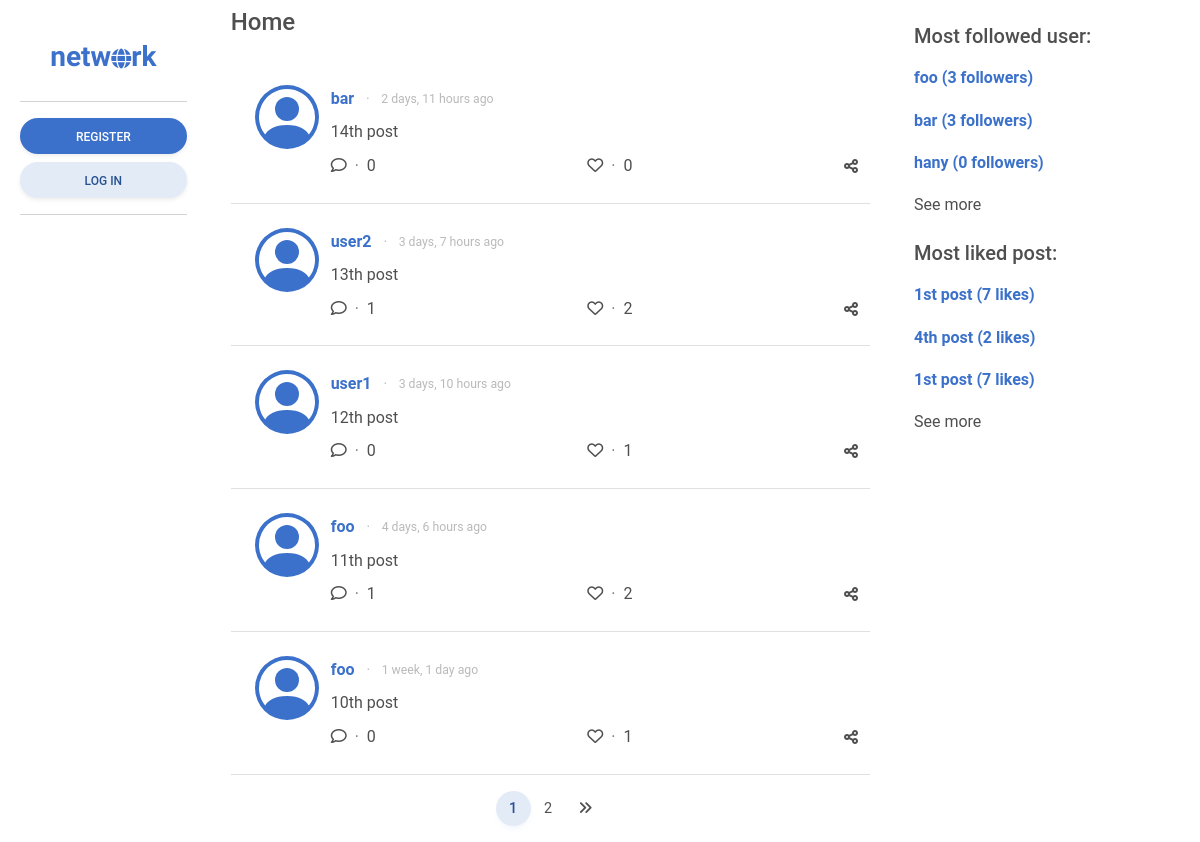
The page / on the database its author committed.
### network/models.py (models this page shows, shortened)
class Post(models.Model):
    content = models.CharField(max_length=255)
    poster = models.ForeignKey(User, on_delete=models.CASCADE, related_name="posts")
    likers = models.ManyToManyField(User, blank=True, related_name="likes")
    date_posted = models.DateTimeField(auto_now_add=True)
    edited = models.BooleanField(default=False)
    def num_of_likes(self):
        return len(self.likers.all())
    def num_of_comments(self):
        return len(self.comments.all())
    class Meta:
        ordering = ["-date_posted"]

class User(AbstractUser):
    pass
    date_joined = models.DateTimeField(auto_now_add=True)
    following = models.ManyToManyField("self", blank=True, related_name="followers", symmetrical=False)
    def num_of_followers(self):
        return len(self.followers.all())

class Comment(models.Model):
    main_post = models.ForeignKey(Post, on_delete=models.SET_DEFAULT, default="Post deleted.", related_name="comments")
    comment = models.CharField(max_length=255)
    commenter = models.ForeignKey(User, on_delete=models.CASCADE, related_name="commenter")
    commented = models.DateTimeField(auto_now_add=True)
    class Meta:
        ordering = ["-commented"]

### network/views.py (the view)
# urls.py: path("", views.index, name="index"),
def index(request):
    most_followed_users = User.objects.all().order_by('-following')
    most_liked_posts = Post.objects.all().order_by("-likers")
    posts = Post.objects.all()
    p = Paginator(posts, 5) # Will set to 10 posts later
    page_number = request.GET.get("page")
    page_posts = p.get_page(page_number)
    return render(request, "network/index.html", {
        "most_followed_users": most_followed_users,
        "most_liked_posts": most_liked_posts,
        "posts": page_posts,
        "page_number": page_number,
    })

### network/templates/network/index.html
{% extends "network/layout.html" %}
{% block body %}
    {% include "network/sidebar_left.html" %}
    <div class="col-lg-7 col-md-6 col-sm-9">
        <div class="overflow-auto px-3" style="max-height:100vh;">
            {% url 'index' as index %}
            {% url 'following' as following %}
            {% url 'likes' as likes %}
            {% if request.path == index %}
            {% include "network/posts.html" with posts=posts headline="Home" %}
            {% elif request.path == following %}
            {% include "network/posts.html" with posts=posts headline="Following" %}
            {% elif request.path == likes %}
            {% include "network/posts.html" with posts=posts headline="Likes" %}
            {% endif %}
            {% include "network/pagination.html" with posts=posts %}
        </div>
    </div>
    {% include "network/sidebar_right.html" with most_liked_posts=most_liked_posts most_followed_users=most_followed_users %}
{% endblock %}

### network/templates/network/posts.html (shortened to what this page needs)
{% load humanize %}
<div
{% if not headline %}
class="h4 mb-0 pb-4 pt-2 sticky-top transparan d-none">
{% else %}
class="h4 mb-0 pb-4 pt-2 sticky-top transparan">
{% endif %}
    {{ headline }}
</div>
{% if not posts %}
<div class="container p-0">
    <h3 class="text-center p-3">No posts yet.</h3>
</div>
{% else %}
{% for post in posts %}
<div class="container p-0 border-bottom">
    <div class="row p-4">
        <a href="{% url 'profile' user=post.poster.username %}" class="col-auto">
        </a>
        <div class="col p-0">
            <div class="d-flex justify-content-between align-items-center">
                <div>
                    <a href="{% url 'profile' user=post.poster.username %}" class="fw-bold text-decoration-none align-middle">
                        {{ post.poster.username }}
                    </a>
                    <span class="small text-muted opacity-50 align-middle">
                        <span class="mx-2 align-middle">&#183;</span>
                        <span class="small align-middle">{{ post.date_posted|naturaltime }}</span>
                    </span>
                </div>
            </div>
            <div class="my-2">{{ post.content }}</div>
            <div class="d-flex justify-content-between align-items-center">
                <div>
                    <i class="fa-regular fa-comment" role="button" data-mdb-toggle="modal" data-mdb-target="#comment_modal_{{ post.id }}"></i>
                    <span class="mx-1 text-muted">&#183;</span>
                    <span role="button" data-mdb-toggle="modal" data-mdb-target="#comment_list_modal_{{ post.id }}">
                        {% if post.num_of_comments %}
                        {{ post.num_of_comments }}
                        {% else %}
                        0
                        {% endif %}
                    </span>
                </div>
                <div>
                    <i
                        {% if user.is_authenticated and user in post.likers.all %}
                        class="fa-solid fa-heart"
                        {% elif user.is_authenticated %}
                        class="fa-regular fa-heart"
                        {% else %}
                        class="fa-regular fa-heart" role="button" data-mdb-toggle="modal" data-mdb-target="#like_post_{{ post.id }}"
                        {% endif %}
                        >
                    </i>
                    <span class="mx-1 text-muted">&#183;</span>
                    <span role="button" data-mdb-toggle="modal" data-mdb-target="#likers_modal_{{ post.id }}">
                        {% if post.num_of_likes %}
                        {{ post.num_of_likes }}
                        {% else %}
                        0
                        {% endif %}
                    </span>
                </div>
                <i class="fa-solid fa-share-nodes"></i>
            </div>
        </div>
    </div>
</div>
{% endfor %}
{% endif %}

### network/templates/network/sidebar_right.html (shortened to what this page needs)
<div class="px-3 d-sm-none d-none d-md-block col-lg-3 col-md-3 my-4 ">
    <div class="h5">Most followed user:</div>
    <ul class="list-group list-group-light list-group-small mb-3">
        {% for user in most_followed_users|slice:":3" %}
        <li class="list-group-item border-0">
            <a href="{% url 'profile' user=user.username %}" class="fw-bold text-decoration-none align-middle">
                {{ user.username }} ({{user.num_of_followers}} followers)
            </a>
        </li>
        {% endfor %}
        <li class="list-group-item border-0" role="button" data-mdb-toggle="modal" data-mdb-target="#most_followed_users">
            See more
        </li>
    </ul>
    <div class="h5">Most liked post:</div>
    <ul class="list-group list-group-light list-group-small mb-3">
        {% for post in most_liked_posts|slice:":3" %}
        <li class="list-group-item border-0">
            <a href="{% url 'profile' user=post.poster.username %}" class="fw-bold text-decoration-none align-middle">
                {{ post.content }} ({{ post.num_of_likes }} likes)
            </a>
        </li>
        {% endfor %}
        <li class="list-group-item border-0" role="button" data-mdb-toggle="modal" data-mdb-target="#most_liked_posts">See more</li>
    </ul>
</div>

### network/static/network/styles.css (style rules this page uses)
.transparan { background: rgba(255, 255, 255, 0.75); backdrop-filter: blur(2px); }

### rows shown on the page
Post: poster.username "bar", date_posted "2 days, 11 hours ago", content "14th post", shows "0"
Post: poster.username "user2", date_posted "3 days, 7 hours ago", content "13th post", num_of_comments "1", num_of_likes "2"
Post: poster.username "user1", date_posted "3 days, 10 hours ago", content "12th post", num_of_likes "1"
Post: poster.username "foo", date_posted "4 days, 6 hours ago", content "11th post", num_of_comments "1", num_of_likes "2"
Post: poster.username "foo", date_posted "1 week, 1 day ago", content "10th post", num_of_likes "1"
User: username "foo", num_of_followers "3"
User: username "bar", num_of_followers "3"
User: username "hany", num_of_followers "0"
Post: content "1st post", num_of_likes "7"
Post: content "4th post", num_of_likes "2"

### other values the page prints
{{ headline }} "Home"
{{ posts.number }} "1"
{{ posts.number|add:"1" }} "2"
